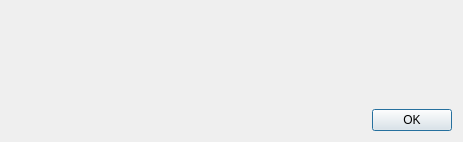
<?xml version="1.0" encoding="UTF-8"?>
<ui version="4.0">
 <class>WaveDialog</class>
 <widget class="QDialog" name="WaveDialog">
  <property name="geometry">
   <rect>
    <x>0</x>
    <y>0</y>
    <width>463</width>
    <height>142</height>
   </rect>
  </property>
  <property name="windowTitle">
   <string>Set wavelength radiation</string>
  </property>
  <layout class="QVBoxLayout" name="verticalLayout">
   <property name="spacing">
    <number>0</number>
   </property>
   <item>
    <widget class="WavelengthsWidget" name="waveLWidget" native="true"/>
   </item>
   <item>
    <widget class="QDialogButtonBox" name="buttonBox">
     <property name="orientation">
      <enum>Qt::Horizontal</enum>
     </property>
     <property name="standardButtons">
      <set>QDialogButtonBox::Ok</set>
     </property>
    </widget>
   </item>
  </layout>
 </widget>
 <customwidgets>
  <customwidget>
   <class>WavelengthsWidget</class>
   <extends>QWidget</extends>
   <header>wavelengthswidget.h</header>
   <container>1</container>
  </customwidget>
 </customwidgets>
 <resources/>
 <connections>
  <connection>
   <sender>buttonBox</sender>
   <signal>accepted()</signal>
   <receiver>WaveDialog</receiver>
   <slot>accept()</slot>
   <hints>
    <hint type="sourcelabel">
     <x>248</x>
     <y>254</y>
    </hint>
    <hint type="destinationlabel">
     <x>157</x>
     <y>274</y>
    </hint>
   </hints>
  </connection>
  <connection>
   <sender>buttonBox</sender>
   <signal>rejected()</signal>
   <receiver>WaveDialog</receiver>
   <slot>reject()</slot>
   <hints>
    <hint type="sourcelabel">
     <x>316</x>
     <y>260</y>
    </hint>
    <hint type="destinationlabel">
     <x>286</x>
     <y>274</y>
    </hint>
   </hints>
  </connection>
 </connections>
</ui>
